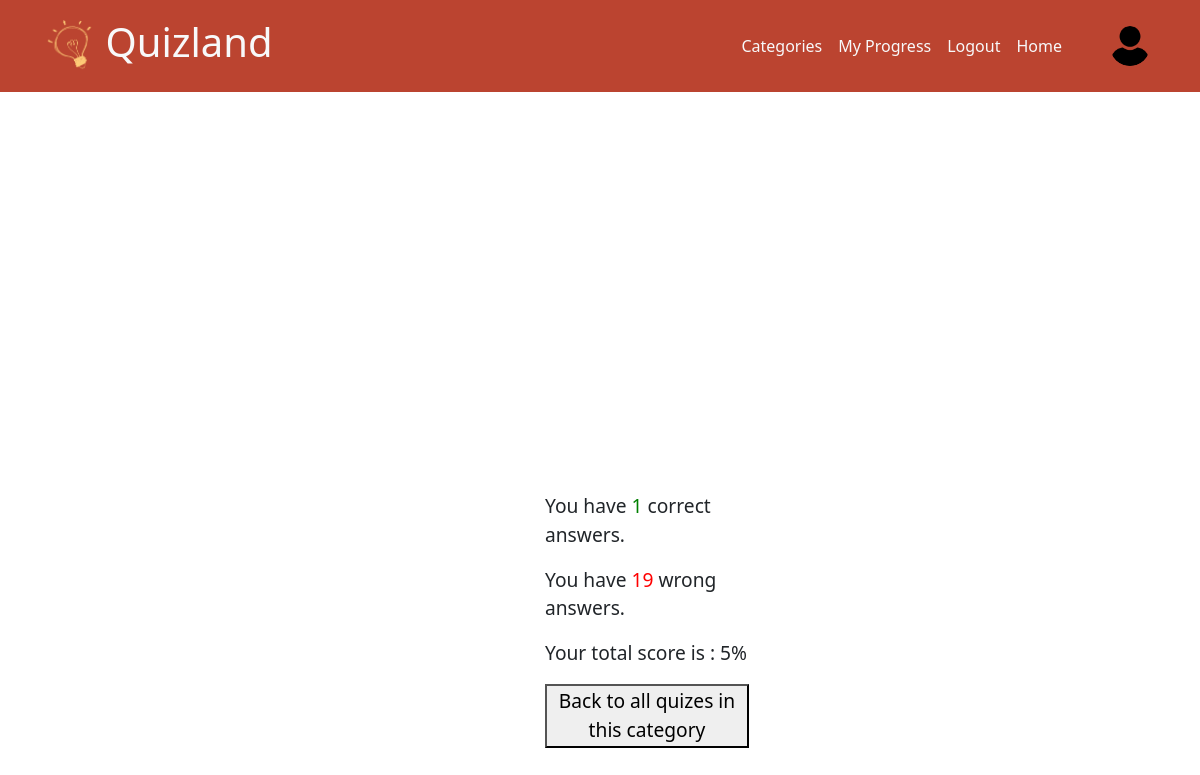
The app's page /categories/category/music/quiz/music/result (signed in), older data.
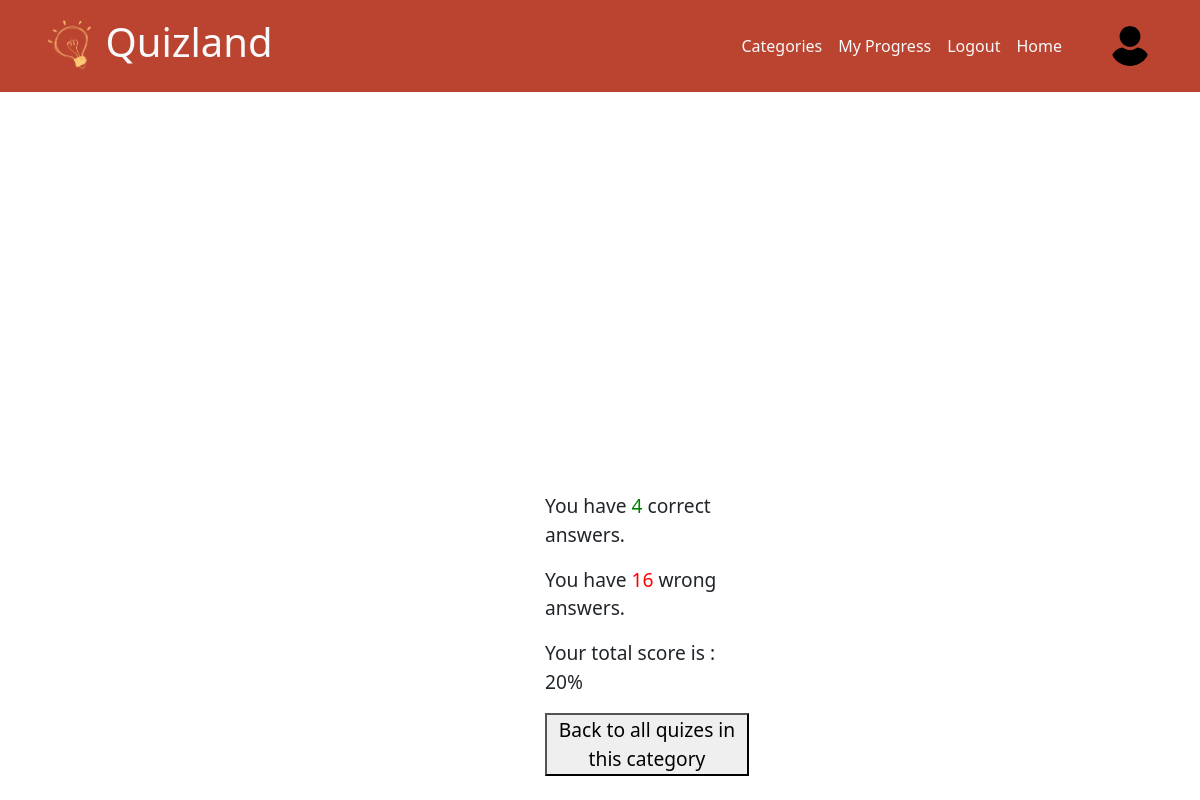
The same page, newer data.
### category/models.py (models this page shows, shortened)
class Scores(models.Model):
    user_id=models.ForeignKey(User,related_name='score',on_delete=models.CASCADE,null=True)
    quiz_id=models.ForeignKey(Quiz,related_name='score',on_delete=models.CASCADE,null=True)
    points=models.IntegerField(null=True)
    correct=models.IntegerField(null=True)
    wrong=models.IntegerField(null=True)
    quizdate=models.DateTimeField(auto_now_add=True)
    passed=models.BooleanField(default=False,null=True)

### category/views.py (the view)
# urls.py: path('<slug:slug>/quiz/<slug:url>/result',views.result,name="result")
@login_required
def result(request,slug,url):
    user_id=request.user.id
    if request.method=='POST':
        return redirect("http://127.0.0.1:8000/categories/category/"+slug+'/')
    score=Scores.objects.filter(user_id=user_id).latest('quizdate')
    return render(request,'category/results.html',context={'score':score})

### category/templates/category/results.html (shortened to what this page needs)
{% extends 'core/header.html' %}
{% block content %}
<div class="container " style="display: flex; flex-direction: column; flex-wrap: wrap; margin: auto; width: 40%;" >
<lottie-player src="https://assets10.lottiefiles.com/packages/lf20_ZmsQVB.json"  background="transparent"  speed="1"  style="width: 550px; height: 400px;"  loop autoplay></lottie-player>
    <div class="info container" style="display: flex; flex-direction: column; max-width: 50%; font-size: 120%;">
    <p>You have <span style="color: green;" id="correct">{{score.correct}}</span> correct answers.</p>
    <p>You have <span style="color: red;" id="wrong">{{score.wrong}}</span> wrong answers.</p>
    <p>Your total score is : <span id="score">{{score.points}}</span>%</p>
    <form method="POST">
        <button type="submit">Back to all quizes in this category</button>
    </form>
</div>
</div>
{% endblock %}

### core/templates/core/header.html (shortened to what this page needs)
<!DOCTYPE html>
<html lang="en">
<head>
    {% load bootstrap5 %}
    {% bootstrap_css %}
    {% load static %}
    <link rel="stylesheet" href="{% static 'css/header.css' %}" />
  </head>
<body>
  <nav style="background-color: #BB4430;" class="navbar navbar-expand-lg navbar-scroll p-3">
    <div class="container">
      <img src="{% static 'images/logo.png' %}" height="60" alt="" /><h1 class="text-light">Quizland</h1>
      <div class="collapse navbar-collapse" id="navbarExample01">
        <ul class="navbar-nav ms-auto mb-2 mb-lg-0">
          <li class="nav-item active">
            <a class="nav-link text-light" aria-current="page" href="/categories">Categories</a>
          </li>
          <li class="nav-item">
            <a class="nav-link text-light" aria-current="page" href="/progress">My Progress</a>
          </li>
          <li class="nav-item">
            <a class="nav-link text-light" aria-current="page" href="/logout">Logout</a>
          </li>
          <li class="nav-item">
            <a class="nav-link text-light" aria-current="page" href="/">Home</a>
          </li>
        </ul>
        <ul class="navbar-nav flex-row">
          <li class="nav-item">
            <a class="nav-link px-2" href="#!">
            </a>
          </li>
          <li class="nav-item">
            <a class="nav-link px-2" href="#!">
            </a>
          </li>
          <li class="nav-item">
            <a class="nav-link ps-2" href="#!">
<img class="rounded-circle" id="avatar" alt="avatar1" src="{% static 'images/user.png' %}" />
            </a>
          </li>
        </ul>
      </div>
    </div>
  </nav>
{% block content%}
{% endblock %}
</body>
</html>

### core/static/css/header.css (style rules this page uses)
#avatar { height: 40px; }

Row changes from the older to the newer data that the page shows:
removed Scores: correct "1", wrong "19", points "5"
added Scores: correct "4", wrong "16", points "20"
